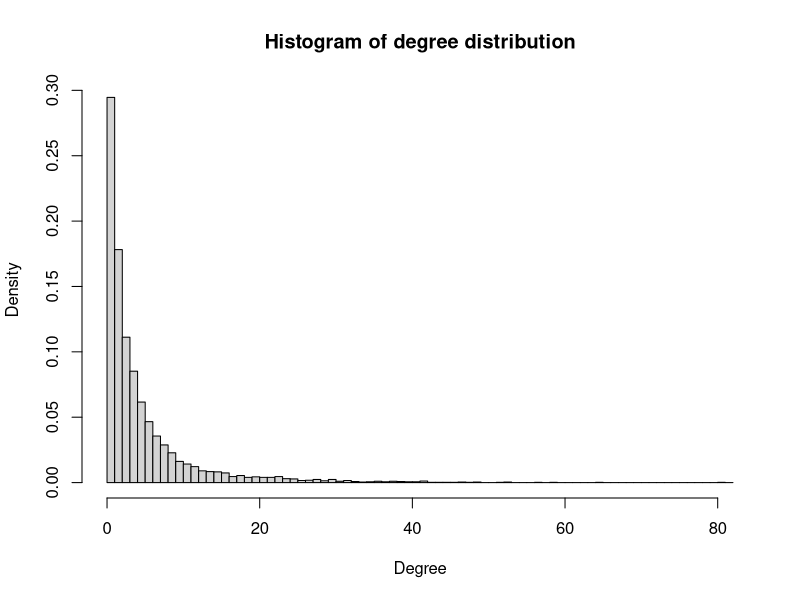
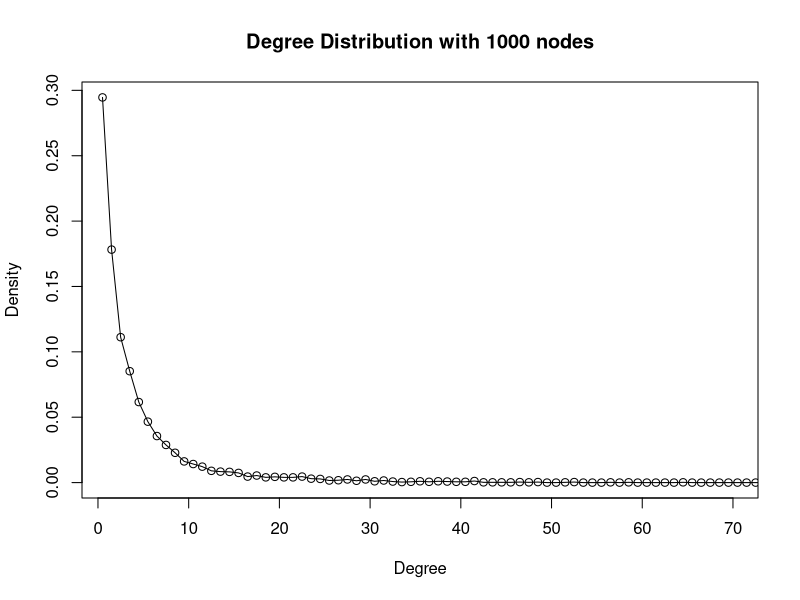
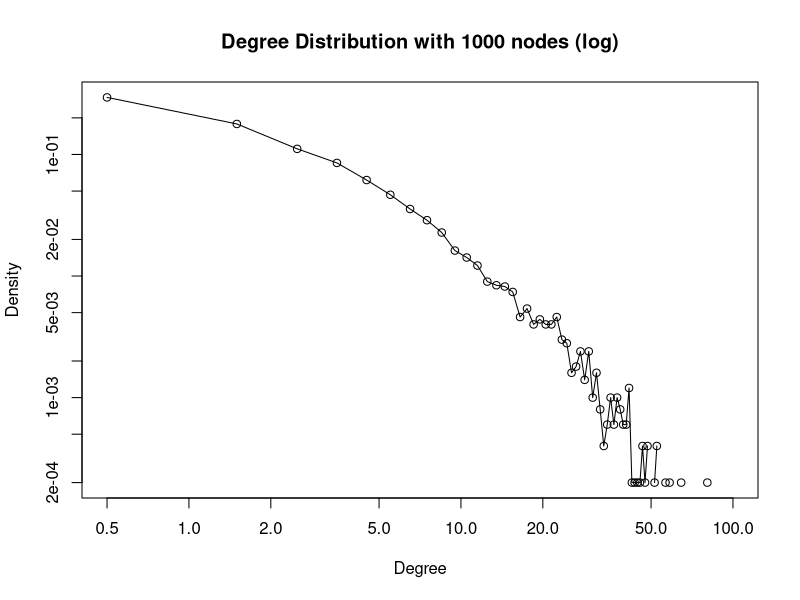

These charts were generated, in order, by the following R code:
library(igraph)

num = 1000
iteration = 5000
deg = numeric()

for (it in 1:iteration) {
  g = barabasi.game(num, directed = FALSE)
  i = sample(1:num, 1)
  x = neighborhood(g, 1, i)
  y = c(x[[1]][-1])
  j = sample(y, 1)
  deg = c(deg, degree(g, j))
}

h <- hist(deg, breaks = seq(from = 0, to = max(deg) + 1, by = 1), freq = FALSE, main = "Histogram of degree distribution", xlab = "Degree")

p <- data.frame(x = h$mids, y = h$density)
plot(p, type = "o", xlim = range(1,70), main = "Degree Distribution with 1000 nodes", xlab = "Degree", ylab = "Density")
plot(p, type = "o", xlim = range(0.5,100), log="xy", main = "Degree Distribution with 1000 nodes (log)", xlab = "Degree", ylab = "Density")

print(mean(deg))